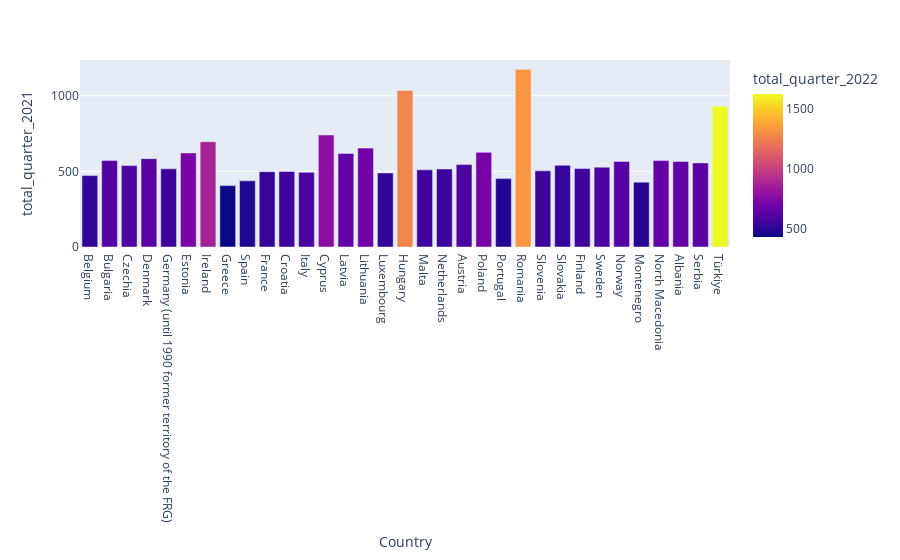

The notebook cell this image was saved under:
### Code cell
# Plotting for both totals for 2021 and 2022
fig = px.bar(wage, x="Country", y= "total_quarter_2021", color = 'total_quarter_2022', barmode = 'stack')
fig.show()

### Figure 1 — Plotly figure (JSON) as saved in the notebook; plotly's stock layout.template omitted (floating-point values rounded to 4 significant figures)
{"data": [{"alignmentgroup": "True", "hovertemplate": "Country=%{x}<br>total_quarter_2021=%{y}<br>total_quarter_2022=%{marker.color}<extra></extra>", "legendgroup": "", "marker": {"color": [514.1, 607, 584.5, 626.3, 542.4, 719.1, 870.6, 429.7, 468.9, 523.1, 544.1, 571.9, 782.3, 649, 694.1, 512.4, 1270.0, 549.7, 537, 581.9, 710.5, 479.7, 1331.0, 539.6, 524, 548, 589.3, 611.9, 497.5, 652.1, 655, 625.2, 1626], "coloraxis": "coloraxis", "pattern": {"shape": ""}}, "name": "", "offsetgroup": "", "orientation": "v", "showlegend": false, "textposition": "auto", "type": "bar", "x": ["Belgium", "Bulgaria", "Czechia", "Denmark", "Germany (until 1990 former territory of the FRG)", "Estonia", "Ireland", "Greece", "Spain", "France", "Croatia", "Italy", "Cyprus", "Latvia", "Lithuania", "Luxembourg", "Hungary", "Malta", "Netherlands", "Austria", "Poland", "Portugal", "Romania", "Slovenia", "Slovakia", "Finland", "Sweden", "Norway", "Montenegro", "North Macedonia", "Albania", "Serbia", "Türkiye"], "xaxis": "x", "y": [471.9, 571.3, 537.9, 584, 516.3, 621.6, 695.9, 405.9, 437.3, 498, 499.4, 493.6, 740.5, 618.1, 653.5, 489.2, 1035.0, 509.9, 515.4, 545.9, 625.4, 451.9, 1174, 503.6, 540.4, 518.9, 527.6, 565.5, 428.4, 571.5, 565, 555.9, 930.8], "yaxis": "y"}], "layout": {"barmode": "stack", "coloraxis": {"colorbar": {"title": {"text": "total_quarter_2022"}}, "colorscale": [[0, "#0d0887"], [0.1111, "#46039f"], [0.2222, "#7201a8"], [0.3333, "#9c179e"], [0.4444, "#bd3786"], [0.5556, "#d8576b"], [0.6667, "#ed7953"], [0.7778, "#fb9f3a"], [0.8889, "#fdca26"], [1, "#f0f921"]]}, "legend": {"tracegroupgap": 0}, "margin": {"t": 60}, "xaxis": {"anchor": "y", "domain": [0, 1], "title": {"text": "Country"}}, "yaxis": {"anchor": "x", "domain": [0, 1], "title": {"text": "total_quarter_2021"}}}}
